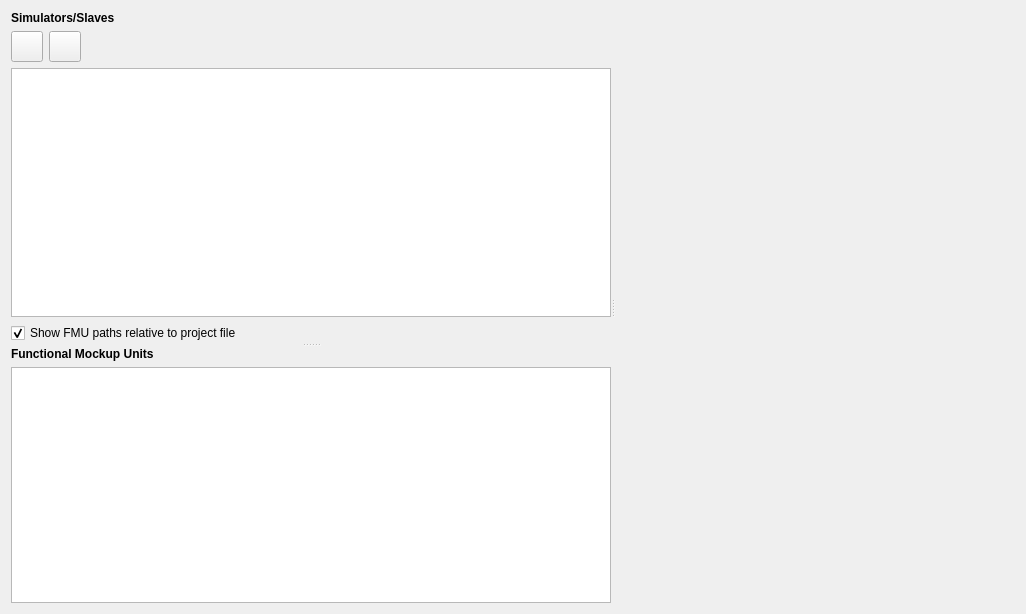
<?xml version="1.0" encoding="UTF-8"?>
<ui version="4.0">
 <class>MSIMViewSlaves</class>
 <widget class="QWidget" name="MSIMViewSlaves">
  <property name="geometry">
   <rect>
    <x>0</x>
    <y>0</y>
    <width>1026</width>
    <height>614</height>
   </rect>
  </property>
  <property name="windowTitle">
   <string>Form</string>
  </property>
  <layout class="QVBoxLayout" name="verticalLayout_2">
   <item>
    <widget class="QSplitter" name="splitter_2">
     <property name="orientation">
      <enum>Qt::Horizontal</enum>
     </property>
     <widget class="QSplitter" name="splitter">
      <property name="orientation">
       <enum>Qt::Vertical</enum>
      </property>
      <widget class="QWidget" name="layoutWidget">
       <layout class="QGridLayout" name="gridLayout_2">
        <item row="1" column="0">
         <widget class="QToolButton" name="toolButtonAddSlave">
          <property name="icon">
           <iconset resource="../resources/MasterSimulator.qrc">
            <normaloff>:/gfx/actions/24x24/plus.png</normaloff>:/gfx/actions/24x24/plus.png</iconset>
          </property>
          <property name="iconSize">
           <size>
            <width>24</width>
            <height>24</height>
           </size>
          </property>
         </widget>
        </item>
        <item row="1" column="2">
         <spacer name="horizontalSpacer_2">
          <property name="orientation">
           <enum>Qt::Horizontal</enum>
          </property>
          <property name="sizeHint" stdset="0">
           <size>
            <width>221</width>
            <height>20</height>
           </size>
          </property>
         </spacer>
        </item>
        <item row="1" column="1">
         <widget class="QToolButton" name="toolButtonRemoveSlave">
          <property name="icon">
           <iconset resource="../resources/MasterSimulator.qrc">
            <normaloff>:/gfx/actions/24x24/minus.png</normaloff>:/gfx/actions/24x24/minus.png</iconset>
          </property>
          <property name="iconSize">
           <size>
            <width>24</width>
            <height>24</height>
           </size>
          </property>
          <property name="shortcut">
           <string>Del</string>
          </property>
         </widget>
        </item>
        <item row="2" column="0" colspan="3">
         <widget class="QTableWidget" name="tableWidgetSlaves">
          <property name="minimumSize">
           <size>
            <width>600</width>
            <height>0</height>
           </size>
          </property>
          <property name="dragDropMode">
           <enum>QAbstractItemView::DropOnly</enum>
          </property>
          <property name="alternatingRowColors">
           <bool>true</bool>
          </property>
          <property name="selectionMode">
           <enum>QAbstractItemView::SingleSelection</enum>
          </property>
          <property name="selectionBehavior">
           <enum>QAbstractItemView::SelectRows</enum>
          </property>
         </widget>
        </item>
        <item row="0" column="0" colspan="3">
         <widget class="QLabel" name="label_2">
          <property name="font">
           <font>
            <weight>75</weight>
            <bold>true</bold>
           </font>
          </property>
          <property name="text">
           <string>Simulators/Slaves</string>
          </property>
         </widget>
        </item>
        <item row="3" column="0" colspan="3">
         <widget class="QCheckBox" name="checkBoxRelativeFMUPaths">
          <property name="text">
           <string>Show FMU paths relative to project file</string>
          </property>
          <property name="checked">
           <bool>true</bool>
          </property>
         </widget>
        </item>
       </layout>
      </widget>
      <widget class="QWidget" name="layoutWidget2">
       <layout class="QVBoxLayout" name="verticalLayout">
        <item>
         <widget class="QLabel" name="label">
          <property name="font">
           <font>
            <weight>75</weight>
            <bold>true</bold>
           </font>
          </property>
          <property name="text">
           <string>Functional Mockup Units</string>
          </property>
         </widget>
        </item>
        <item>
         <widget class="QTableWidget" name="tableWidgetFMUs">
          <property name="alternatingRowColors">
           <bool>true</bool>
          </property>
          <property name="selectionMode">
           <enum>QAbstractItemView::SingleSelection</enum>
          </property>
          <property name="selectionBehavior">
           <enum>QAbstractItemView::SelectRows</enum>
          </property>
         </widget>
        </item>
       </layout>
      </widget>
     </widget>
     <widget class="BLOCKMOD::ZoomMeshGraphicsView" name="blockModWidget" native="true">
      <property name="sizePolicy">
       <sizepolicy hsizetype="Expanding" vsizetype="Expanding">
        <horstretch>1</horstretch>
        <verstretch>0</verstretch>
       </sizepolicy>
      </property>
      <property name="minimumSize">
       <size>
        <width>400</width>
        <height>400</height>
       </size>
      </property>
     </widget>
    </widget>
   </item>
  </layout>
 </widget>
 <customwidgets>
  <customwidget>
   <class>BLOCKMOD::ZoomMeshGraphicsView</class>
   <extends>QWidget</extends>
   <header location="global">BM_ZoomMeshGraphicsView.h</header>
   <container>1</container>
  </customwidget>
 </customwidgets>
 <resources>
  <include location="../resources/MasterSimulator.qrc"/>
 </resources>
 <connections/>
</ui>
